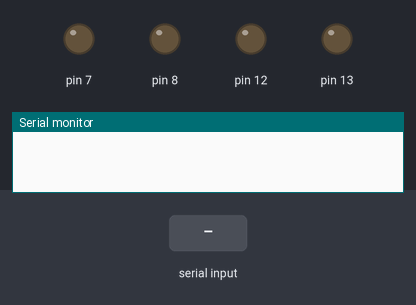
Bench run of a sketch on a simulated Arduino Uno, built with avr-gcc and run on an emulated ATmega328P. Parts: output pins drawn as LEDs (lit = HIGH), the last lines printed to the serial monitor. Inputs (shaded band) come from the test bench.

Above: at 1.2 s.
1.3 s: "1" received over the second serial link
At 2.5 s:
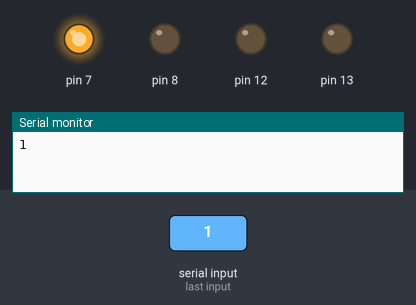
2.8 s: "2" received over the second serial link
At 3.7 s:
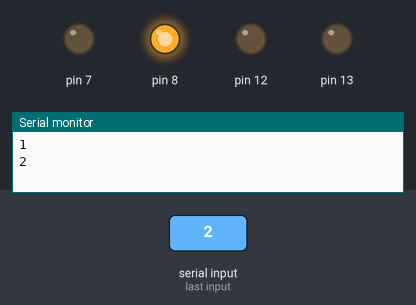
4.3 s: "3" received over the second serial link
At 4.9 s:
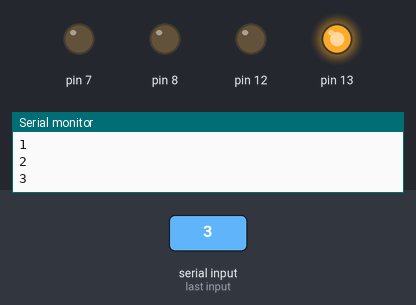
5.8 s: "4" received over the second serial link
At 7.0 s:
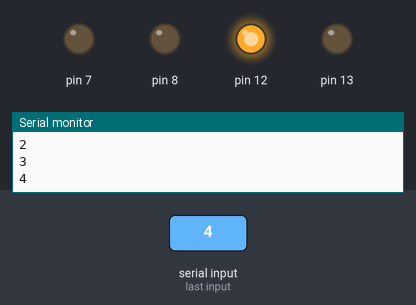
7.3 s: "0" received over the second serial link
At 8.4 s:
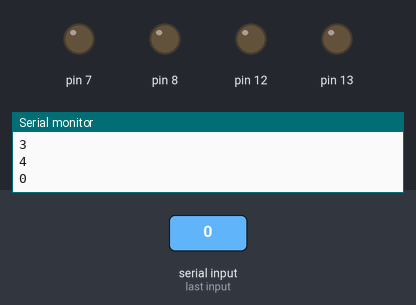
Timing chart, 0 to 9.8 s (numbered marks = the images above; inputs shaded):
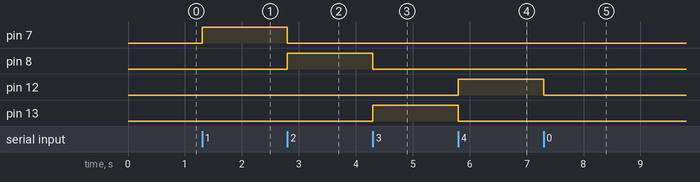

Measured:
- after the input at 1.3 s, pin 7: LOW → HIGH at once
- after the input at 2.8 s, pin 7: HIGH → LOW at once; pin 8: LOW → HIGH at once
- after the input at 4.3 s, pin 8: HIGH → LOW at once; pin 13: LOW → HIGH at once
- after the input at 5.8 s, pin 12: LOW → HIGH at once; pin 13: HIGH → LOW at once
- after the input at 7.3 s, pin 12: HIGH → LOW at once

The sketch:

BT.ino
```cpp
#include<SoftwareSerial.h>
SoftwareSerial bt(2,3);
void setup() {
  // put your setup code here, to run once:
bt.begin(9600);
Serial.begin(9600);
pinMode(7,OUTPUT);
pinMode(8,OUTPUT);
//pehli mototr
pinMode(13,OUTPUT);
pinMode(12,OUTPUT);
//pinMode(10,OUTPUT);


}

void loop() {
  // put your main code here, to run repeatedly:
 char data;
if (bt.available()>0)
{
  data=bt.read();
  Serial.println(data);

  switch(data)
  {
  case '1':
  digitalWrite(7,HIGH);
  digitalWrite(8,LOW);
  digitalWrite(12,LOW);
  digitalWrite(13,LOW);
  break;
  case '2':
  digitalWrite(8,HIGH);
  digitalWrite(7,LOW);
  digitalWrite(12,LOW);
  digitalWrite(13,LOW);
  break;
  case '3':
  digitalWrite(7,LOW);
  digitalWrite(8,LOW);
  digitalWrite(12,LOW);
  digitalWrite(13,HIGH);
  break;
  case '4':
  digitalWrite(7,LOW);
  digitalWrite(8,LOW);
  digitalWrite(12,HIGH);
  digitalWrite(13,LOW);
  break;
  default :
  digitalWrite(7,LOW);
  digitalWrite(8,LOW);
  digitalWrite(12,LOW);
  digitalWrite(13,LOW);
  }


}
}
```
